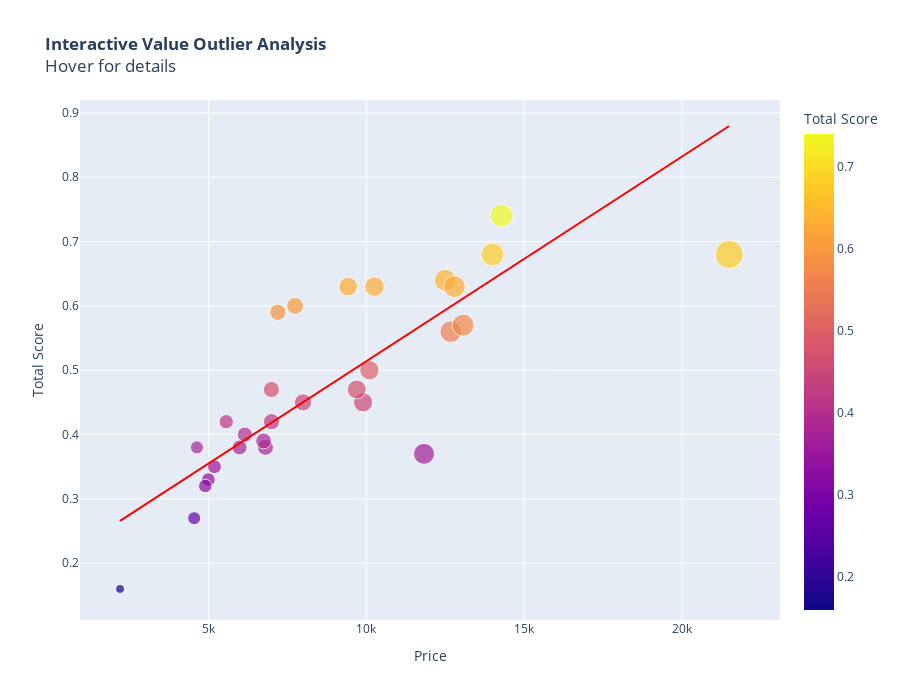

Notebook cell for this chart:
### Code cell
import pandas as pd
import numpy as np
from sklearn.preprocessing import MinMaxScaler, RobustScaler
import matplotlib.pyplot as plt
from sklearn.linear_model import HuberRegressor
import plotly.express as px
import seaborn as sns

# Set display options
pd.set_option("display.max_columns", None)

# Define system score mapping and feature configuration
SYSTEM_SCORE = {"Windows": 0, "MacOS": 0.5, "Linux": 1, "NoOS": 1}
FEATURES = [
    {"name": "CPU Performance", "weight": 0.20, "invert": False},
    {"name": "GPU Performance", "weight": 0.20, "invert": False},
    {"name": "RAM", "weight": 0.15, "invert": False},
    {"name": "Effective VRAM", "weight": 0.15, "invert": False},
    {"name": "New", "weight": 0.09, "invert": False},
    {"name": "Storage", "weight": 0.05, "invert": False},
    {"name": "System", "weight": 0.04, "invert": False},
    {"name": "Weight", "weight": 0.04, "invert": True},
    {"name": "Resolution", "weight": 0.04, "invert": False},
    {"name": "Temperature", "weight": 0.02, "invert": True},
    {"name": "Brand Reliability", "weight": 0.02, "invert": True},
]

print("Weights validated - sum:", sum(f["weight"] for f in FEATURES))


def load_and_clean_data(filepath: str) -> pd.DataFrame:
    raw = pd.read_csv(filepath)
    data = pd.DataFrame()
    data["Laptop Name"] = raw["Laptop Name"]
    data["Brand Reliability"] = (
        raw["Brand Reliability"].str.replace("%", "").astype(float) / 100
    )

    numeric_cols = [
        "CPU Performance",
        "GPU Performance",
        "RAM",
        "VRAM",
        "Screen Size",
        "Resolution",
        "Weight",
        "Storage",
        "Temperature",
        "New",
        "Price",
    ]
    for new_col in numeric_cols:
        data[new_col] = pd.to_numeric(raw[new_col], errors="coerce")
    data["System"] = raw["System"]
    data["GPU"] = raw["GPU"].str.lower()

    # Return data with NaN values to allow for better imputation later if needed
    return data


# Load the data
data = load_and_clean_data("laptops.csv")
data.head()


def feature_engineering(data: pd.DataFrame) -> pd.DataFrame:
    def get_gpu_type(gpu_name):
        gpu_name = str(gpu_name).lower()
        if any(
            kw in gpu_name
            for kw in ["nvidia", "rtx", "gtx", "3070", "3080", "mx250", "7700s"]
        ):
            return "Dedicated"
        if any(kw in gpu_name for kw in ["apple m", "m1", "m2", "m3", "m4"]):
            return "Unified"
        return "Integrated"

    data["GPU Type"] = data["GPU"].apply(get_gpu_type)

    # Calculate Effective VRAM based on GPU type
    vram_rules = {
        "Dedicated": lambda df: df["VRAM"] + 0.5 * df["RAM"],
        "Integrated": lambda df: df["RAM"] * 0.5,
        "Unified": lambda df: df["RAM"] * 0.8,
    }
    for gpu_type, formula in vram_rules.items():
        mask = data["GPU Type"] == gpu_type
        data.loc[mask, "Effective VRAM"] = formula(data.loc[mask])

    # Map the system scores
    data["System Score"] = data["System"].map(SYSTEM_SCORE)

    return data


# Apply feature engineering
data = feature_engineering(data)
data


def compute_scores(data: pd.DataFrame) -> pd.DataFrame:
    # scaler = RobustScaler()

    # Process standard (non-inverted) features (excluding 'System' and 'New')
    standard_features = [
        f["name"]
        for f in FEATURES
        if not f["invert"] and f["name"] not in ["System", "New"]
    ]
    for col in standard_features:
        scaler = MinMaxScaler()

        data[f"{col} Score"] = scaler.fit_transform(data[[col]])
        data.loc[:, f"{col} Score"] = data[f"{col} Score"].fillna(
            data[f"{col} Score"].quantile(0.1)
        )

    # Process inverted features
    for feature in [f for f in FEATURES if f["invert"]]:
        scaler = MinMaxScaler()

        col = feature["name"]
        data[f"{col} Score"] = 1 - scaler.fit_transform(data[[col]])
        data.loc[:, f"{col} Score"] = data[f"{col} Score"].fillna(
            data[f"{col} Score"].quantile(0.1)
        )

    # Process 'New' and 'System' scores
    data["New Score"] = data["New"]
    data["System Score"] = data["System"].map(SYSTEM_SCORE)

    # Calculate Total Score
    data["Total Score"] = 0
    for feature in FEATURES:
        score_col = f"{feature['name']} Score"
        weight = feature["weight"]
        data["Total Score"] += data[score_col] * weight

    return data


# Compute scores
data = compute_scores(data)
data = data.round(2)
data

plt.figure(figsize=(12, 8))
ax = plt.gca()

scatter = ax.scatter(
    data["Price"],
    data["Total Score"],
    c=data["Total Score"],
    cmap="viridis",
    alpha=0.7,
    s=100,
)

# Regression trend line
price_log = data["Price"].values.reshape(-1, 1)
model = HuberRegressor().fit(price_log, data["Total Score"])
trend_line = model.predict(price_log)
ax.plot(
    np.sort(data["Price"]),
    model.predict(np.sort(data["Price"]).reshape(-1, 1)),
    c="red",
    linewidth=3,
    label="Expected Trend",
)

# Annotate outliers
residuals = data["Total Score"] - model.predict(price_log)
outlier_threshold = np.std(residuals) * 1.5
outliers_mask = np.abs(residuals) > outlier_threshold

for idx in np.where(outliers_mask)[0]:
    ax.annotate(
        data.loc[idx, "Laptop Name"],
        (data.loc[idx, "Price"], data.loc[idx, "Total Score"]),
        textcoords="offset points",
        xytext=(0, 10),
        ha="center",
        fontsize=9,
        alpha=0.8,
    )

ax.set_xlabel("Log(Price)", fontsize=12)
ax.set_ylabel("Total Score", fontsize=12)
plt.colorbar(scatter, label="Value Score")
plt.title("Price vs. Performance with Value Outliers", pad=20)
plt.legend()
plt.show()

fig = px.scatter(
    data,
    x="Price",
    y="Total Score",
    color="Total Score",
    size="Price",
    hover_name="Laptop Name",
    hover_data={
        "Price": ":.2f",
        "CPU Performance": True,
        "GPU Performance": True,
        "Effective VRAM": True,
    },
    labels={"Score_Residual": "Performance<br>Above Expectations"},
    title="<b>Interactive Value Outlier Analysis</b><br>Hover for details",
)

# Add expected trend line to the interactive plot
sorted_log_price = np.sort(data["Price"])
fig.add_traces(
    px.line(
        x=sorted_log_price,
        y=model.predict(sorted_log_price.reshape(-1, 1)),
        color_discrete_sequence=["red"],
    )
    .update_traces(name="Expected Trend")
    .data
)

fig.update_layout(hoverlabel=dict(bgcolor="white", font_size=12), height=700)
fig.show()

from sklearn.preprocessing import MinMaxScaler


def calculate_value_efficiency(data: pd.DataFrame) -> pd.DataFrame:
    # Create price quality ratio using normalized values
    price_scaler = MinMaxScaler(feature_range=(0.1, 1))  # Avoid zero prices
    score_scaler = MinMaxScaler()

    # Normalize both dimensions
    data["Norm Price"] = price_scaler.fit_transform(data[["Price"]])
    data["Norm Total Score"] = score_scaler.fit_transform(data[["Total Score"]])

    # Calculate value efficiency using harmonic mean (balanced approach)
    data["Value Efficiency"] = (
        2 * data["Norm Total Score"] * (1 / data["Norm Price"])
    ) / (data["Norm Total Score"] + (1 / data["Norm Price"]))

    # Final normalization
    data["Value Efficiency"] = MinMaxScaler().fit_transform(data[["Value Efficiency"]])

    return data


# Apply corrected calculation
data = calculate_value_efficiency(data)
data.sort_values("Value Efficiency", ascending=False)

plt.figure(figsize=(10, 6))
ax = plt.gca()

# Create base plot without color mapping
scatter = sns.regplot(
    x="Price",
    y="Total Score",
    data=data,
    scatter=True,
    line_kws={"color": "red", "linewidth": 2},
    ax=ax,
)

# Override scatter plot colors using matplotlib directly
scatter_points = ax.collections[0]
scatter_points.set_array(data["Value Efficiency"])
scatter_points.set_cmap("viridis")
scatter_points.set_alpha(0.7)

# Create colorbar
norm = plt.Normalize(data["Value Efficiency"].min(), data["Value Efficiency"].max())
sm = plt.cm.ScalarMappable(norm=norm, cmap="viridis")
sm.set_array([])
cbar = plt.colorbar(sm, ax=ax, label="Value Efficiency")

plt.title("Price vs Total Score with Corrected Value Efficiency")
plt.xlabel("Price (PLN)")
plt.ylabel("Total Score")
plt.show()

data["Log Price Score"] = MinMaxScaler().fit_transform(np.log1p(data[["Price"]]))
data["Final Score"] = (
    0.5 * data["Value Efficiency"]
    + 0.3 * data["Total Score"]
    + 0.2 * (1 - data["Log Price Score"])  # Explicit anti-log price component
)

data["Rank"] = data["Final Score"].rank(ascending=False).astype(int)
sorted_data = data.sort_values("Final Score", ascending=False)

# Display top 5 with key metrics
sorted_data[
    ["Rank", "Laptop Name", "Price", "Total Score", "Value Efficiency", "Final Score"]
].head(5)

### Figure 1 — Plotly figure (JSON) as saved in the notebook; plotly's stock layout.template omitted (floating-point values rounded to 4 significant figures)
{"data": [{"customdata": [[49.3, 13.3, 16.0], [45.1, 25.3, 20.0], [40.6, 31.7, 12.0], [43.5, 14.7, 8.0], [50.9, 24.5, 16.0], [54.9, 59.2, 24.0], [37.8, 39.1, 51.2], [78.3, 64.45, 38.4], [44.0, 9.7, 16.0], [49.3, 13.3, 16.0], [52.4, 58.1, 24.0], [52.5, 65.0, 48.0], [67.8, 50.6, 38.0], [16.2, 12.0, 6.0], [50.9, 24.5, 16.0], [46.1, 13.3, 32.0], [67.8, 63.9, 40.0], [54.0, 25.1, 16.0], [50.9, 24.5, 16.0], [55.1, 44.1, 40.0], [55.1, 48.4, 76.8], [69.8, 34.85, 38.4], [54.2, 24.5, 16.0], [72.8, 91.0, 48.0], [59.0, 63.9, 40.0], [67.8, 59.2, 40.0], [50.3, 18.9, 16.0], [52.9, 63.9, 40.0], [55.4, 25.1, 32.0]], "hovertemplate": "<b>%{hovertext}</b><br><br>Price=%{marker.size:.2f}<br>Total Score=%{marker.color}<br>CPU Performance=%{customdata[0]}<br>GPU Performance=%{customdata[1]}<br>Effective VRAM=%{customdata[2]}<extra></extra>", "hovertext": ["Schenker", "Thinkpad T15p Gen2", "Legion 5 Pro-16", "Huawei Matebook 16", "Xiaomi Redmibook 16 Pro", "Lenovo Legion Slim", "Mac Book Pro ", "MacBook Pro", "ASUS Vivobook S15", "LG Gram", "AERO 16 XE5", "ThinkPad X1 EXTREME G5", "Adder WS", "ASUS VivoBook 15", "Darter Pro", "EliteBook 840", "HoMei", "InfinityBook Pro 15", "InfinityBook Pro 15 Gen9", "Laptop 16 ", "MacBook Pro", "MacBook Pro 14\"", "MateBook X Pro", "NEO 16", "ProArt P16", "Stellaris 16 - Gen6", "ThinkPad X9-15 Gen 1", "TUF Gaming F15", "ZBook Power 16 G11"], "legendgroup": "", "marker": {"color": [0.35, 0.38, 0.33, 0.27, 0.38, 0.47, 0.45, 0.68, 0.32, 0.38, 0.5, 0.64, 0.6, 0.16, 0.39, 0.42, 0.63, 0.42, 0.4, 0.56, 0.63, 0.57, 0.45, 0.74, 0.68, 0.63, 0.37, 0.59, 0.47], "coloraxis": "coloraxis", "size": [5191.0, 5989.0, 4999.0, 4548.0, 4635.0, 6995.0, 7999.0, 21500.0, 4899.0, 6809.0, 10100.0, 12500.0, 7744.0, 2200.0, 6748.0, 6999.0, 10260.0, 5564.0, 6154.0, 12680.0, 12790.0, 13070.0, 9899.0, 14280.0, 14000.0, 9427.0, 11830.0, 7199.0, 9699.0], "sizemode": "area", "sizeref": 53.75, "symbol": "circle"}, "mode": "markers", "name": "", "orientation": "v", "showlegend": false, "type": "scatter", "x": [5191.0, 5989.0, 4999.0, 4548.0, 4635.0, 6995.0, 7999.0, 21500.0, 4899.0, 6809.0, 10100.0, 12500.0, 7744.0, 2200.0, 6748.0, 6999.0, 10260.0, 5564.0, 6154.0, 12680.0, 12790.0, 13070.0, 9899.0, 14280.0, 14000.0, 9427.0, 11830.0, 7199.0, 9699.0], "xaxis": "x", "y": [0.35, 0.38, 0.33, 0.27, 0.38, 0.47, 0.45, 0.68, 0.32, 0.38, 0.5, 0.64, 0.6, 0.16, 0.39, 0.42, 0.63, 0.42, 0.4, 0.56, 0.63, 0.57, 0.45, 0.74, 0.68, 0.63, 0.37, 0.59, 0.47], "yaxis": "y"}, {"hovertemplate": "x=%{x}<br>y=%{y}<extra></extra>", "legendgroup": "", "line": {"color": "red", "dash": "solid"}, "marker": {"symbol": "circle"}, "mode": "lines", "name": "Expected Trend", "orientation": "v", "showlegend": false, "type": "scatter", "x": [2200.0, 4548.0, 4635.0, 4899.0, 4999.0, 5191.0, 5564.0, 5989.0, 6154.0, 6748.0, 6809.0, 6995.0, 6999.0, 7199.0, 7744.0, 7999.0, 9427.0, 9699.0, 9899.0, 10100.0, 10260.0, 11830.0, 12500.0, 12680.0, 12790.0, 13070.0, 14000.0, 14280.0, 21500.0], "xaxis": "x", "y": [0.2658, 0.3405, 0.3432, 0.3516, 0.3548, 0.3609, 0.3728, 0.3863, 0.3915, 0.4104, 0.4124, 0.4183, 0.4184, 0.4248, 0.4421, 0.4502, 0.4957, 0.5043, 0.5107, 0.517, 0.5221, 0.5721, 0.5934, 0.5991, 0.6027, 0.6114, 0.6411, 0.6501, 0.8796], "yaxis": "y"}], "layout": {"coloraxis": {"colorbar": {"title": {"text": "Total Score"}}, "colorscale": [[0, "#0d0887"], [0.1111, "#46039f"], [0.2222, "#7201a8"], [0.3333, "#9c179e"], [0.4444, "#bd3786"], [0.5556, "#d8576b"], [0.6667, "#ed7953"], [0.7778, "#fb9f3a"], [0.8889, "#fdca26"], [1, "#f0f921"]]}, "height": 700, "hoverlabel": {"bgcolor": "white", "font": {"size": 12}}, "legend": {"itemsizing": "constant", "tracegroupgap": 0}, "title": {"text": "<b>Interactive Value Outlier Analysis</b><br>Hover for details"}, "xaxis": {"anchor": "y", "domain": [0, 1], "title": {"text": "Price"}}, "yaxis": {"anchor": "x", "domain": [0, 1], "title": {"text": "Total Score"}}}}
